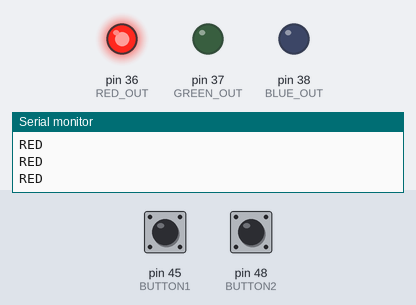
Recording of a sketch running on a simulated Arduino Mega 2560, built for the host (arithmetic inside an expression is 32-bit, double 64-bit). Shown: output pins drawn as LEDs (lit = HIGH), the last lines printed to the serial monitor. Dashed ring = blinking. The inputs (shaded band) are chosen by the test bench; at power-on: pin 45 (BUTTON1) LOW, pin 48 (BUTTON2) LOW.

Above: at 1.2 s.
1.3 s: pin 45 (BUTTON1) pulled HIGH for 1 s
At 3.1 s:
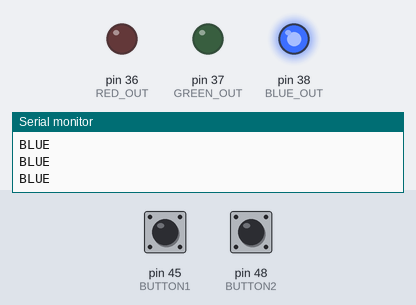
4.3 s: pin 48 (BUTTON2) pulled HIGH for 3.2 s
At 4.75 s:
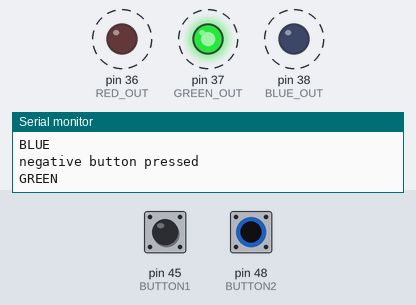
9.0 s: pin 48 (BUTTON2) pulled HIGH for 0.15 s
At 9.9 s:
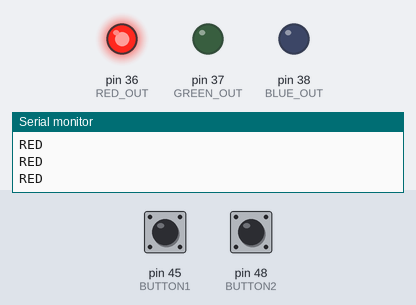
10.6 s: pin 48 (BUTTON2) pulled HIGH for 1 s
At 10.76 s:
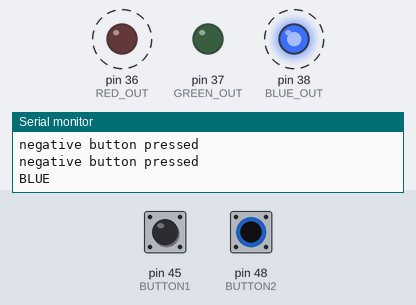
Timing chart, 0 to 13.6 s (numbered marks = the images above; inputs shaded):
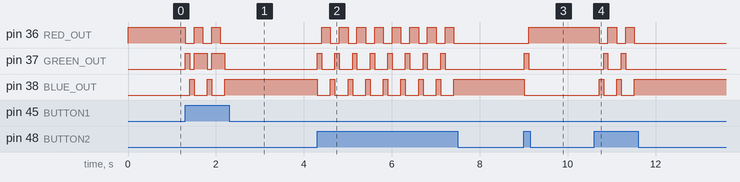

The sketch:

color_cycle.ino
```cpp
#define RED_OUT 36
#define GREEN_OUT 37
#define BLUE_OUT 38

#define BUTTON1 45
#define BUTTON2 48

int state;  // 0 = red, 1 = green, 2 = blue, 3 = yellow

void setup() {
  // put your setup code here, to run once:
  Serial.begin(115200);
  pinMode(BUTTON1, INPUT_PULLDOWN);
  pinMode(BUTTON2, INPUT_PULLDOWN);

  pinMode(RED_OUT, OUTPUT);
  pinMode(GREEN_OUT, OUTPUT);
  pinMode(BLUE_OUT, OUTPUT);

  state = 0;
}

void loop() {
  if(digitalRead(BUTTON1)) {
    state = state+1;
    Serial.print("positive button pressed\n");
  }
  else if(digitalRead(BUTTON2)) {
    state = state-1;
    Serial.print("negative button pressed\n");
  }

  // display correct state
  if(state > 3) {
    state = state - 4;
  }
  else if (state < 0) {
    state = state + 4;
  }
  else if (state == 0) {
    Serial.print("RED\n");
    digitalWrite(RED_OUT, HIGH);
    digitalWrite(GREEN_OUT, LOW);
    digitalWrite(BLUE_OUT, LOW);
  }
  else if (state == 1) {
    Serial.print("GREEN\n");
    digitalWrite(RED_OUT, LOW);
    digitalWrite(GREEN_OUT, HIGH);
    digitalWrite(BLUE_OUT, LOW);
  }
  else if (state == 2) {
    Serial.print("BLUE\n");
    digitalWrite(RED_OUT, LOW);
    digitalWrite(GREEN_OUT, LOW);
    digitalWrite(BLUE_OUT, HIGH);
  }
  else if(state == 3) {
    Serial.print("YELLOW\n");
    digitalWrite(RED_OUT, HIGH);
    digitalWrite(GREEN_OUT, HIGH);
    digitalWrite(BLUE_OUT, LOW);
  }
  else {
    Serial.print("unrecognized state");
  }
  delay(100);
}
```

Measured:
- after the input at 1.3 s, pin 36 (RED_OUT): alternates HIGH for 0.20 s and LOW for 0.20 s, 5 changes in all, then stays LOW, starting at once; pin 37 (GREEN_OUT): LOW → HIGH at once, then repeats every 0.40 s: LOW 0.10 s, HIGH 0.30 s, until it stays LOW from 2.2 s
- after the input at 4.3 s, pin 36 (RED_OUT): alternates HIGH for 0.20 s and LOW for 0.20 s, 16 changes in all, then stays LOW, starting after 0.10 s; pin 37 (GREEN_OUT): alternates HIGH for 0.10 s and LOW for 0.30 s, 16 changes in all, then stays LOW, starting at once
- after the input at 9.0 s, pin 36 (RED_OUT): LOW → HIGH after 0.11 s; pin 37 (GREEN_OUT): LOW → HIGH at once, → LOW 0.10 s later; pin 38 (BLUE_OUT): HIGH → LOW at once
- after the input at 10.6 s, pin 36 (RED_OUT): alternates HIGH for 0.20 s and LOW for 0.20 s, 5 changes in all, then stays LOW, starting after 0.11 s; pin 37 (GREEN_OUT): alternates HIGH for 0.10 s and LOW for 0.30 s, 4 changes in all, then stays LOW, starting after 0.21 s
